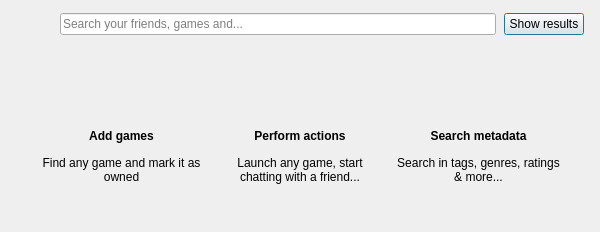
<?xml version="1.0" encoding="UTF-8"?>
<ui version="4.0">
 <class>SearchDialog</class>
 <widget class="QDialog" name="SearchDialog">
  <property name="geometry">
   <rect>
    <x>0</x>
    <y>0</y>
    <width>600</width>
    <height>232</height>
   </rect>
  </property>
  <property name="windowTitle">
   <string>Search</string>
  </property>
  <layout class="QVBoxLayout" name="verticalLayout">
   <property name="spacing">
    <number>8</number>
   </property>
   <property name="leftMargin">
    <number>0</number>
   </property>
   <property name="topMargin">
    <number>0</number>
   </property>
   <property name="rightMargin">
    <number>0</number>
   </property>
   <property name="bottomMargin">
    <number>0</number>
   </property>
   <item>
    <widget class="QWidget" name="searchArea" native="true">
     <layout class="QHBoxLayout" name="searchAreaLayout">
      <property name="spacing">
       <number>8</number>
      </property>
      <property name="leftMargin">
       <number>20</number>
      </property>
      <property name="topMargin">
       <number>8</number>
      </property>
      <property name="rightMargin">
       <number>16</number>
      </property>
      <property name="bottomMargin">
       <number>8</number>
      </property>
      <item>
       <widget class="QLabel" name="currentResultLabel">
        <property name="sizePolicy">
         <sizepolicy hsizetype="Fixed" vsizetype="Fixed">
          <horstretch>0</horstretch>
          <verstretch>0</verstretch>
         </sizepolicy>
        </property>
        <property name="minimumSize">
         <size>
          <width>32</width>
          <height>32</height>
         </size>
        </property>
        <property name="styleSheet">
         <string notr="true">image: url(:/icons/magnifying-glass.svg);</string>
        </property>
        <property name="text">
         <string/>
        </property>
       </widget>
      </item>
      <item>
       <widget class="QLineEdit" name="searchLineEdit">
        <property name="placeholderText">
         <string>Search your friends, games and...</string>
        </property>
       </widget>
      </item>
      <item>
       <widget class="QPushButton" name="searchButton">
        <property name="cursor">
         <cursorShape>PointingHandCursor</cursorShape>
        </property>
        <property name="text">
         <string>Show results</string>
        </property>
       </widget>
      </item>
     </layout>
    </widget>
   </item>
   <item>
    <widget class="QStackedWidget" name="stackedWidget">
     <widget class="QWidget" name="startPage">
      <layout class="QGridLayout" name="startPageLayout">
       <property name="leftMargin">
        <number>40</number>
       </property>
       <property name="topMargin">
        <number>36</number>
       </property>
       <property name="rightMargin">
        <number>40</number>
       </property>
       <property name="bottomMargin">
        <number>48</number>
       </property>
       <property name="horizontalSpacing">
        <number>16</number>
       </property>
       <property name="verticalSpacing">
        <number>8</number>
       </property>
       <item row="0" column="0">
        <widget class="QLabel" name="gamesIconLabel">
         <property name="sizePolicy">
          <sizepolicy hsizetype="Preferred" vsizetype="Fixed">
           <horstretch>0</horstretch>
           <verstretch>0</verstretch>
          </sizepolicy>
         </property>
         <property name="minimumSize">
          <size>
           <width>0</width>
           <height>24</height>
          </size>
         </property>
         <property name="styleSheet">
          <string notr="true">image: url(:/icons/square-plus.svg);</string>
         </property>
         <property name="text">
          <string/>
         </property>
         <property name="alignment">
          <set>Qt::AlignCenter</set>
         </property>
        </widget>
       </item>
       <item row="1" column="1">
        <widget class="QLabel" name="actionsTitleLabel">
         <property name="font">
          <font>
           <bold>true</bold>
          </font>
         </property>
         <property name="text">
          <string>Perform actions</string>
         </property>
         <property name="alignment">
          <set>Qt::AlignCenter</set>
         </property>
        </widget>
       </item>
       <item row="2" column="2">
        <widget class="QLabel" name="metadataInfoLabel">
         <property name="text">
          <string>Search in tags, genres, ratings &amp; more...</string>
         </property>
         <property name="alignment">
          <set>Qt::AlignCenter</set>
         </property>
         <property name="wordWrap">
          <bool>true</bool>
         </property>
        </widget>
       </item>
       <item row="2" column="1">
        <widget class="QLabel" name="actionsInfoLabel">
         <property name="text">
          <string>Launch any game, start chatting with a friend...</string>
         </property>
         <property name="alignment">
          <set>Qt::AlignCenter</set>
         </property>
         <property name="wordWrap">
          <bool>true</bool>
         </property>
        </widget>
       </item>
       <item row="1" column="2">
        <widget class="QLabel" name="metadataTitleLabel">
         <property name="font">
          <font>
           <bold>true</bold>
          </font>
         </property>
         <property name="text">
          <string>Search metadata</string>
         </property>
         <property name="alignment">
          <set>Qt::AlignCenter</set>
         </property>
        </widget>
       </item>
       <item row="0" column="1">
        <widget class="QLabel" name="actionsIconLabel">
         <property name="sizePolicy">
          <sizepolicy hsizetype="Preferred" vsizetype="Fixed">
           <horstretch>0</horstretch>
           <verstretch>0</verstretch>
          </sizepolicy>
         </property>
         <property name="minimumSize">
          <size>
           <width>0</width>
           <height>24</height>
          </size>
         </property>
         <property name="styleSheet">
          <string notr="true">image: url(:/icons/keyboard.svg);</string>
         </property>
         <property name="text">
          <string/>
         </property>
         <property name="alignment">
          <set>Qt::AlignCenter</set>
         </property>
        </widget>
       </item>
       <item row="0" column="2">
        <widget class="QLabel" name="metadataIconLabel">
         <property name="sizePolicy">
          <sizepolicy hsizetype="Preferred" vsizetype="Fixed">
           <horstretch>0</horstretch>
           <verstretch>0</verstretch>
          </sizepolicy>
         </property>
         <property name="minimumSize">
          <size>
           <width>0</width>
           <height>24</height>
          </size>
         </property>
         <property name="styleSheet">
          <string notr="true">image: url(:/icons/tag.svg);</string>
         </property>
         <property name="text">
          <string/>
         </property>
         <property name="alignment">
          <set>Qt::AlignCenter</set>
         </property>
        </widget>
       </item>
       <item row="1" column="0">
        <widget class="QLabel" name="gamesTitleLabel">
         <property name="font">
          <font>
           <bold>true</bold>
          </font>
         </property>
         <property name="text">
          <string>Add games</string>
         </property>
         <property name="alignment">
          <set>Qt::AlignCenter</set>
         </property>
        </widget>
       </item>
       <item row="2" column="0">
        <widget class="QLabel" name="gamesInfoLabel">
         <property name="sizePolicy">
          <sizepolicy hsizetype="Preferred" vsizetype="Preferred">
           <horstretch>0</horstretch>
           <verstretch>0</verstretch>
          </sizepolicy>
         </property>
         <property name="text">
          <string>Find any game and mark it as owned</string>
         </property>
         <property name="alignment">
          <set>Qt::AlignCenter</set>
         </property>
         <property name="wordWrap">
          <bool>true</bool>
         </property>
        </widget>
       </item>
      </layout>
     </widget>
     <widget class="QWidget" name="resultsPage">
      <layout class="QVBoxLayout" name="resultsPageLayout">
       <property name="spacing">
        <number>0</number>
       </property>
       <property name="leftMargin">
        <number>16</number>
       </property>
       <property name="topMargin">
        <number>24</number>
       </property>
       <property name="rightMargin">
        <number>16</number>
       </property>
       <property name="bottomMargin">
        <number>8</number>
       </property>
       <item>
        <widget class="QListView" name="resultsListView">
         <property name="uniformItemSizes">
          <bool>true</bool>
         </property>
        </widget>
       </item>
      </layout>
     </widget>
    </widget>
   </item>
  </layout>
 </widget>
 <resources/>
 <connections/>
</ui>
